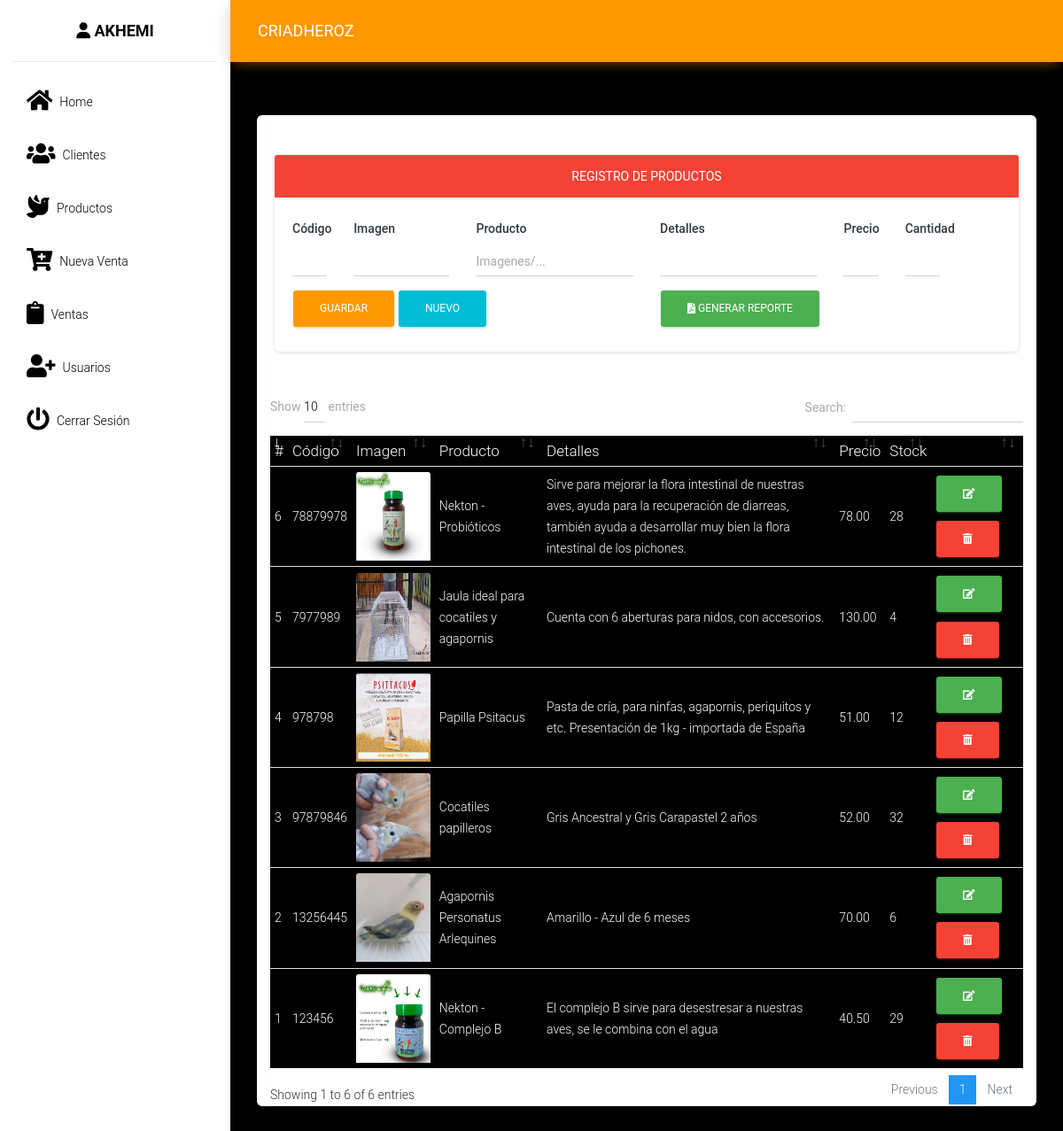
/src/productos.php (signed in), run on the app's committed database.
### tables this page shows
CREATE TABLE `producto` (
  `codproducto` int(11) NOT NULL,
  `codigo` varchar(20) NOT NULL,
  `imagen` varchar(200) NOT NULL,
  `descripcion` varchar(200) NOT NULL,
  `detalles` varchar(200) NOT NULL,
  `precio` decimal(10,2) NOT NULL,
  `existencia` int(11) NOT NULL
);

### src/productos.php (the view, shortened to what this page needs)
<?php
include_once "includes/header.php";
?>
<div class="card shadow-lg">
    <div class="card-body">
        <div class="row">
            <div class="col-lg-12">
                <div class="card">
                    <div class="card-header bg-danger text-white text-center">
                        <strong>REGISTRO DE PRODUCTOS</strong>
                    </div>
                    <div class="card-body">
                        <form action="" method="post" autocomplete="off" id="formulario">
                            <div class="row">
                                <div class="col-md-1">
                                    <div class="form-group">
                                        <label for="codigo" class=" text-dark font-weight-bold"></i> Código</label>
                                        <input type="text" name="codigo" id="codigo" class="form-control">
                                    </div>
                                </div>
                                <div class="col-md-2">
                                    <div class="form-group">
                                        <label for="imagen" class=" text-dark font-weight-bold">Imagen</label>
                                        <input type="text" name="imagen" id="imagen" class="form-control">
                                    </div>
                                </div>
                                <div class="col-md-3">
                                    <div class="form-group">
                                        <label for="producto" class=" text-dark font-weight-bold">Producto</label>
                                        <input type="text" placeholder="Imagenes/..." name="producto" id="producto" class="form-control">
                                    </div>
                                </div>
                                <div class="col-md-3">
                                    <div class="form-group">
                                        <label for="detalles" class=" text-dark font-weight-bold">Detalles</label>
                                        <input type="text" name="detalles" id="detalles" class="form-control">
                                    </div>
                                </div>
                                <div class="col-md-1">
                                    <div class="form-group">
                                        <label for="precio" class=" text-dark font-weight-bold">Precio</label>
                                        <input type="text" class="form-control" name="precio" id="precio">
                                    </div>
                                </div>
                                <div class="col-md-1">
                                    <div class="form-group">
                                        <label for="cantidad" class=" text-dark font-weight-bold">Cantidad</label>
                                        <input type="number" class="form-control" name="cantidad" id="cantidad">
                                    </div>
                                </div>
                                <div class="col-md-6">
                                    <input type="submit" value="Guardar" class="btn btn-warning" id="btnAccion">
                                    <input type="button" value="Nuevo" onclick="limpiar()" class="btn btn-info" id="btnNuevo">
                                    </div>
                            <div class="col-md-4 mb-2">
                                <a href="fpdf/ImprimirProductos.php" target="_blank" class="btn btn-success"> <i class="fas fa-file-pdf"></i> Generar reporte</a>
                            </div>
                                </div>
                            </div>
                    </div>
                </div>
            </div>
        </div>
        <div class="col-md-12">
            <div class="table-responsive">
                <table class="table" id="tbl" style="color: #fff; background-color: #000">
                    <thead>
                        <tr>
                            <th>#</th>
                            <th>Código</th>
                            <th>Imagen</th>
                            <th>Producto</th>
                            <th>Detalles</th>
                            <th>Precio</th>
                            <th>Stock</th>
                            <th></th>
                        </tr>
                    </thead>
                    <tbody>
                        <?php
                        include "../conexion.php";
                        $query = mysqli_query($conexion, "SELECT * FROM producto");
                        $result = mysqli_num_rows($query);
                        if ($result > 0) {
                            while ($data = mysqli_fetch_assoc($query)) { ?>
                                <tr>
                                    <td><?php echo $data['codproducto']; ?></td>
                                    <td><?php echo $data['codigo']; ?></td>
                                    <td><img class="card-img-top" height="100px" width="100px" src="<?php echo $data['imagen']; ?>" alt="CriadHeroz"></td>
                                    <td><?php echo $data['descripcion']; ?></td>
                                    <td><?php echo $data['detalles']; ?></td>
                                    <td><?php echo $data['precio']; ?></td>
                                    <td><?php echo $data['existencia']; ?></td>
                                    <td>
                                        <a href="#" onclick="editarProducto(<?php echo $data['codproducto']; ?>)" class="btn btn-success"><i class='fas fa-edit'></i></a>
                                        <form action="eliminar_producto.php?id=<?php echo $data['codproducto']; ?>" method="post" class="confirmar d-inline">
                                            <button class="btn btn-danger" type="submit"><i class='fas fa-trash-alt'></i> </button>
                                        </form>
                                    </td>
                                </tr>
                        <?php }
                        } ?>
                    </tbody>
                </table>
            </div>
        </div>
    </div>
</div>
<?php include_once "includes/footer.php"; ?>

### src/includes/header.php (shortened to what this page needs)
<!DOCTYPE html>
<html lang="en">
<head>
    <link href="../assets/css/material-dashboard.css" rel="stylesheet" />
    <link href="../assets/css/dataTables.bootstrap4.min.css" rel="stylesheet" />
    <link rel="stylesheet" href="../assets/js/jquery-ui/jquery-ui.min.css">
</head>
<body style="background-color: #000">
    <div class="wrapper ">
        <div class="sidebar">
            <div class="logo"><a class="simple-text logo-normal">
                <strong style="color: #000">
                    <i class="fa-solid fa-user"></i>
                    <?php
                        echo $_SESSION["nombre"];
                    ?>
                </strong>
                </a></div>
            <div class="sidebar-wrapper" >
                <ul class="nav">
                    <li class="nav-item">
                        <a class="nav-link d-flex" href="./" style="color: #000">
                            <i class="fas fa-home mr-2 fa-2x"></i>
                            <p>Home</p>
                        </a>
                    </li>
                    <li class="nav-item">
                        <a class="nav-link d-flex" href="clientes.php" style="color: #000">
                            <i class=" fas fa-users mr-2 fa-2x"></i>
                            <p> Clientes</p>
                        </a>
                    </li>
                    <li class="nav-item">
                        <a class="nav-link d-flex" href="productos.php" style="color: #000">
                            <i class="fas fa-dove mr-2 fa-2x"></i>
                            <p> Productos</p>
                        </a>
                    </li>
                    <li class="nav-item">
                        <a class="nav-link d-flex" href="ventas.php" style="color: #000">
                            <i class="fas fa-cart-plus mr-2 fa-2x"></i>
                            <p> Nueva Venta</p>
                        </a>
                    </li>
                    <li class="nav-item">
                        <a class="nav-link d-flex" href="lista_ventas.php" style="color: #000">
                            <i class="fas fa-clipboard mr-2 fa-2x"></i>
                            <p> Ventas</p>
                        </a>
                    </li>
                    <li class="nav-item">
                        <a class="nav-link d-flex" href="usuarios.php" style="color: #000">
                            <i class="fas fa-user-plus mr-2 fa-2x"></i>
                            <p> Usuarios</p>
                        </a>
                    </li>
                    <li class="nav-item">
                        <a class="nav-link d-flex" href="salir.php" style="color: #000">
                            <i class="fas fa-power-off mr-2 fa-2x"></i>
                            <p>Cerrar sesión</p>
                        </a>
                    </li>
                </ul>
            </div>
        </div>
        <div class="main-panel">
            <nav class="navbar navbar-expand-lg navbar-absolute fixed-top bg-warning">
                <div class="container-fluid">
                    <div class="navbar-wrapper" style="color: #fff">
                        <a class="navbar-brand" href="javascript:;"><strong>CRIADHEROZ</strong></a>
                    </div>
                </div>
            </nav>
            <div class="content">
                <div class="container-fluid">

### src/includes/footer.php (shortened to what this page needs)
</div>
</div>
</div>
</body>
</html>

### data on the page
producto: codproducto "1", codigo "123456", imagen (picture), descripcion "Nekton - Complejo B", detalles "El complejo B sirve para desestresar a nuestras aves, se le combina con el agua", precio "40.50", existencia "29"
producto: codproducto "2", codigo "13256445", imagen (picture), descripcion "Agapornis Personatus Arlequines", detalles "Amarillo - Azul de 6 meses", precio "70.00", existencia "6"
producto: codproducto "3", codigo "97879846", imagen (picture), descripcion "Cocatiles papilleros", detalles "Gris Ancestral y Gris Carapastel 2 años", precio "52.00", existencia "32"
producto: codproducto "4", codigo "978798", imagen (picture), descripcion "Papilla Psitacus", detalles "Pasta de cría, para ninfas, agapornis, periquitos y etc. Presentación de 1kg - importada de España", precio "51.00", existencia "12"
producto: codproducto "5", codigo "7977989", imagen (picture), descripcion "Jaula ideal para cocatiles y agapornis", detalles "Cuenta con 6 aberturas para nidos, con accesorios.", precio "130.00", existencia "4"
producto: codproducto "6", codigo "78879978", imagen (picture), descripcion "Nekton - Probióticos", detalles "Sirve para mejorar la flora intestinal de nuestras aves, ayuda para la recuperación de diarreas, también ayuda a desarrollar muy bien la flora intestinal de los pichones.", precio "78.00", existencia "28"

### other printed values
$_SESSION["nombre"] "AKHEMI"
